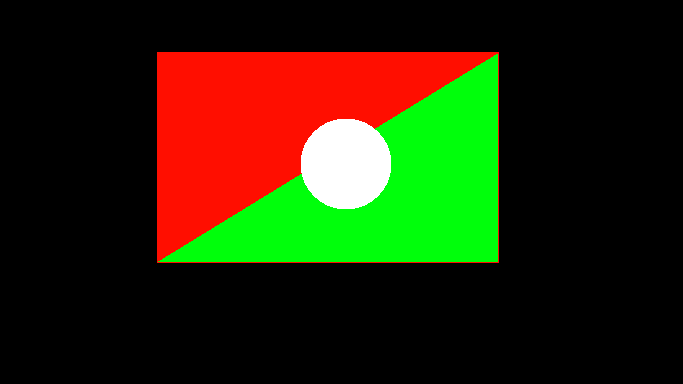
#> input picture Solutions/Problem2/subtask_2/Subtask2.png, 683 x 384 px
$ python sol2.py
#> lines starting #> are read from the running program, lines starting #| are printed output that depends on the picture
import cv2
import numpy as np


filename = "Subtask2.png"
image = cv2.imread(filename, cv2.IMREAD_COLOR)
#> image is the input picture: shape (384, 683, 3); mean B, G, R 7.6, 38.2, 40.1

# ALGORITHM
# Note these a, b, c were found out but soling for the equation of line
# when the circle cuts the diagonal (lets call them P1, P2)
# So we find the line connecting (P1 and P2) -> ax + by + c = 0
# Now see that the red region will give -ve value when plugged in.
# Also the green region will give +ve value when plugged in.
# Lastly make sure that the pixels that you choose are within the red-green rectangle.

def find_distance(x, y, a = 44 , b = 73 , c = -25800):
    # The equation of line is ax + by + c

    return a*y + b*x + c

def make_pixel_red(i, j, image):
    image[i][j][0] = 0
    image[i][j][1] = 14
    image[i][j][2] = 255

def make_pixel_green(i, j, image):
    image[i][j][0] = 11
    image[i][j][1] = 255
    image[i][j][2] = 0

def make_pixel_black(i, j, image):
    image[i][j][0] = 0
    image[i][j][1] = 0
    image[i][j][2] = 0

def inside_rectangle(i, j, image):
    if(j >= 157 and j <= 498):
        if(i >= 50 and i <= 261):
            return True

    return False


def main():
    rows,cols, channels = image.shape
#> rows = 384; cols = 683; channels = 3
    assert(channels == 3)


    for i in range(rows):
        for j in range(cols):
            if(inside_rectangle(i, j, image) == False):
                continue
            dist = find_distance(i, j)
            if(dist == 0):
                make_pixel_black(i, j, image)
            elif(dist < 0):
                make_pixel_red(i, j, image)
            else:
                make_pixel_green(i, j, image)

    cv2.imwrite("Outpur.jpg", image)
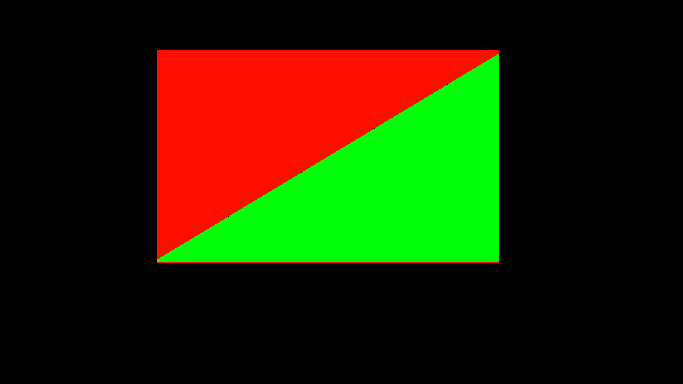
#> saved as Outpur.jpg: shape (384, 683, 3); mean B, G, R 1.5, 37, 35.8

if __name__ == "__main__":
    main()
